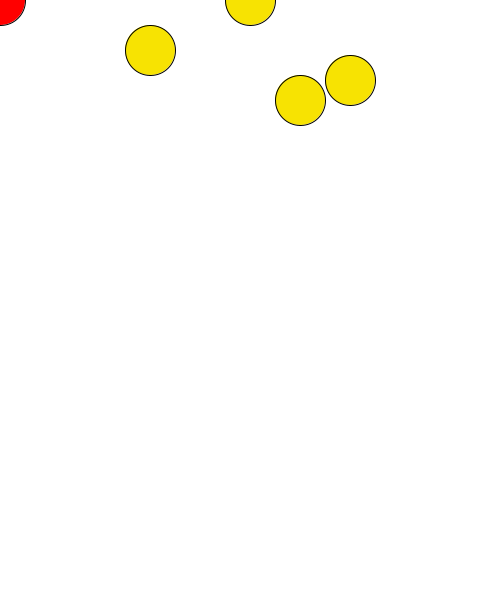
Frame 1 (no input)
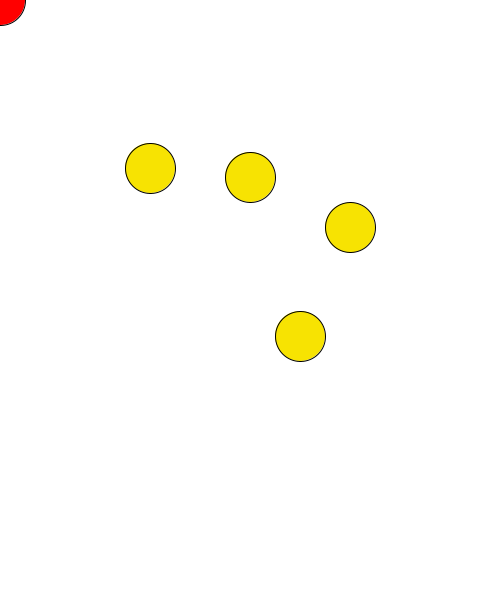
Frame 60 (the mouse pressed at the canvas centre just before this capture)
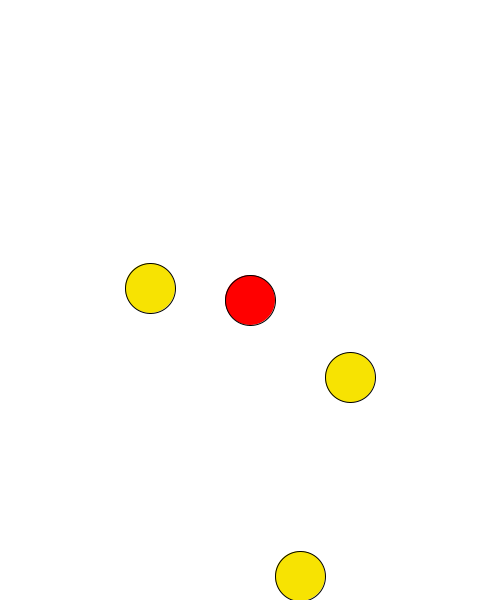
Frame 120 (the mouse held since frame 60 and released just before this capture)

The Processing sketch that drew these frames (run headless with seeded random() and noise(); from frame 60 on, the mouse is pressed at the canvas centre):

// Processing sketch: sketch_08160830_1122_catching_balls_2
// ── sketch_08160830_1122_catching_balls_2.pde
//可以有任意組嗎
float []x={250,150,350,300};
float []y={0,50,80,100};
float []vy={3,2,2.5,4};
boolean []dead={false,false,false,false};//false 0,true 1
void setup(){
  size(500,600);
}
void draw(){
  background(255);
  for(int i=0; i<4 ;i++){
  if(dist(mouseX,mouseY,x[i],y[i])<=50){
      dead[i]=true;//碰到就死掉
    }
      if(dead[i]==true)continue;//如果沒有死掉
      fill(#F7E302);ellipse(x[i],y[i],50,50); 
      y[i] = y[i] + vy[i];//vy是速度
      if(y[i]>600)vy[i]=-vy[i];//碰到地板後vy[i]會變成負的
      if(y[i]<0)vy[i]=-vy[i];//再碰到後會再變
    }

  fill(255,0,0);ellipse(mouseX,mouseY,50,50);
  
}
